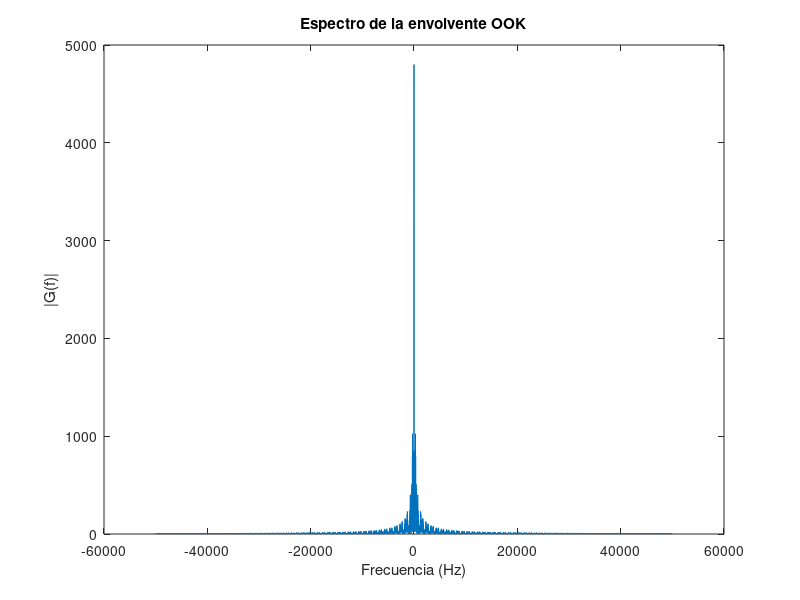
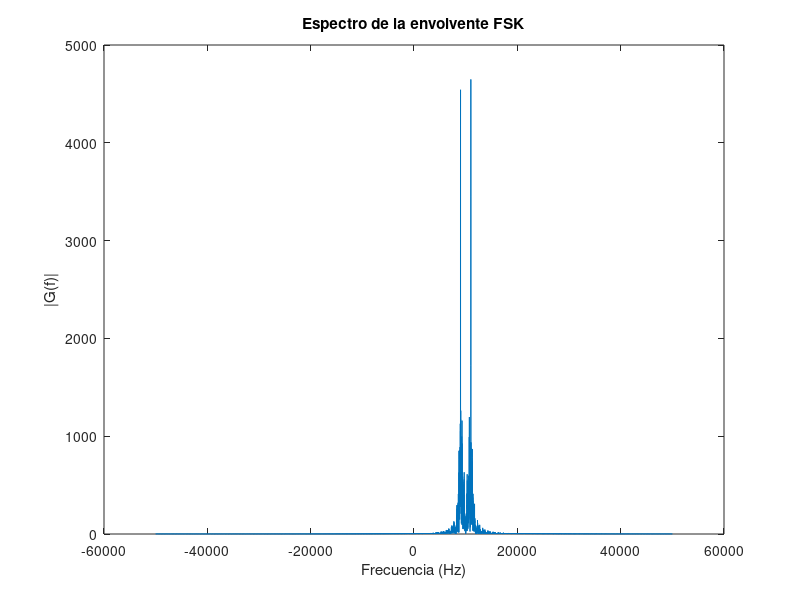

Write the MATLAB code that produced these figures, in order.

%% LABORATORIO 3 - MODULACION PASABANDA DE SEÑALES BINARIAS
% Autor: Auto-generado
% Experimentos con OOK (ASK) y FSK en MATLAB

clc; clear; close all;

%% Parámetros Generales
Rb = 1000;             % Tasa de bits (bps)
Tb = 1 / Rb;           % Duración de bit
fs = 100e3;            % Frecuencia de muestreo
N = 100;               % Número de bits
t_bit = 0:1/fs:Tb - 1/fs; % Tiempo para un bit

%% Generación de bits y señal digital
bits = randi([0 1], 1, N);     % Bits aleatorios
pulse = ones(1, length(t_bit)); % Pulso rectangular
x = kron(bits, pulse);         % Tren de pulsos NRZ unipolar
t = (0:length(x)-1)/fs;

%% Modulación OOK (ASK)
fc = 10e3;                      % Frecuencia portadora
s_ook = x .* cos(2*pi*fc*t);    % Modulación OOK

%% Envolvente Compleja y Espectro de OOK
g_ook = x;                     % Envolvente real para OOK
G_f = fftshift(abs(fft(g_ook, 2^nextpow2(length(g_ook)))));
f = linspace(-fs/2, fs/2, length(G_f));

figure; plot(f, G_f);
xlabel('Frecuencia (Hz)'); ylabel('|G(f)|');
title('Espectro de la envolvente OOK');

%% Modulación FSK
f1 = 9e3; f2 = 11e3;            % Frecuencias FSK para 0 y 1
s_fsk = zeros(1, length(x));

for i = 1:N
    f_bit = bits(i)*f2 + (1-bits(i))*f1;
    idx = (i-1)*length(pulse)+1:i*length(pulse);
    s_fsk(idx) = pulse .* cos(2*pi*f_bit*t(idx));
end

%% Envolvente Compleja y Espectro de FSK
g_fsk = hilbert(s_fsk);       % Envolvente compleja g(t)
G_fsk = fftshift(abs(fft(g_fsk, 2^nextpow2(length(g_fsk)))));
f = linspace(-fs/2, fs/2, length(G_fsk));

figure; plot(f, G_fsk);
xlabel('Frecuencia (Hz)'); ylabel('|G(f)|');
title('Espectro de la envolvente FSK');

%% Cálculo teórico de ancho de banda
BW_ASK = Rb;
delta_f = abs(f2 - f1);
BW_FSK = 2 * delta_f + Rb;

fprintf('Ancho de banda teórico OOK: %.2f Hz\n', BW_ASK);
fprintf('Ancho de banda teórico FSK: %.2f Hz\n', BW_FSK);
